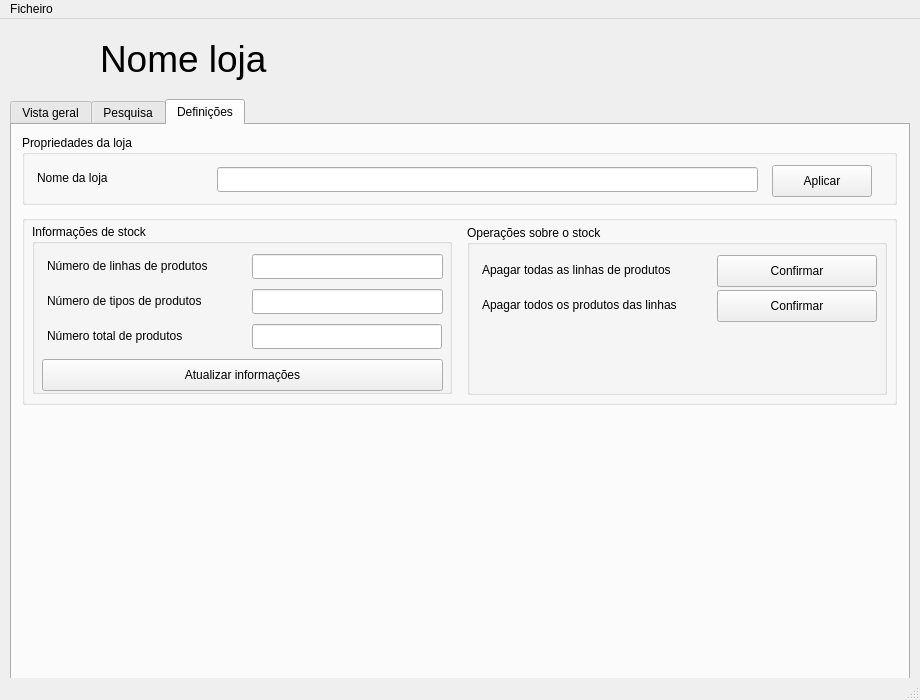
<?xml version="1.0" encoding="UTF-8"?>
<ui version="4.0">
 <class>MainMenu</class>
 <widget class="QMainWindow" name="MainMenu">
  <property name="geometry">
   <rect>
    <x>0</x>
    <y>0</y>
    <width>920</width>
    <height>700</height>
   </rect>
  </property>
  <property name="minimumSize">
   <size>
    <width>920</width>
    <height>525</height>
   </size>
  </property>
  <property name="maximumSize">
   <size>
    <width>925</width>
    <height>700</height>
   </size>
  </property>
  <property name="windowTitle">
   <string>MainMenu</string>
  </property>
  <widget class="QWidget" name="centralwidget">
   <widget class="QLabel" name="nomeLojaLab">
    <property name="geometry">
     <rect>
      <x>100</x>
      <y>15</y>
      <width>800</width>
      <height>50</height>
     </rect>
    </property>
    <property name="maximumSize">
     <size>
      <width>800</width>
      <height>300</height>
     </size>
    </property>
    <property name="font">
     <font>
      <pointsize>28</pointsize>
     </font>
    </property>
    <property name="text">
     <string>Nome loja</string>
    </property>
    <property name="textFormat">
     <enum>Qt::TextFormat::AutoText</enum>
    </property>
   </widget>
   <widget class="QLabel" name="logoLoja">
    <property name="geometry">
     <rect>
      <x>19</x>
      <y>15</y>
      <width>71</width>
      <height>50</height>
     </rect>
    </property>
    <property name="maximumSize">
     <size>
      <width>300</width>
      <height>300</height>
     </size>
    </property>
    <property name="font">
     <font>
      <pointsize>20</pointsize>
     </font>
    </property>
    <property name="autoFillBackground">
     <bool>true</bool>
    </property>
    <property name="text">
     <string/>
    </property>
    <property name="textFormat">
     <enum>Qt::TextFormat::AutoText</enum>
    </property>
    <property name="pixmap">
     <pixmap>../../../../../../../../../../../../../../../../../.designer/backup/logo.png</pixmap>
    </property>
   </widget>
   <widget class="QTabWidget" name="tabWidget">
    <property name="geometry">
     <rect>
      <x>10</x>
      <y>80</y>
      <width>900</width>
      <height>581</height>
     </rect>
    </property>
    <property name="currentIndex">
     <number>2</number>
    </property>
    <widget class="QWidget" name="tabVistaGeral">
     <attribute name="title">
      <string>Vista geral</string>
     </attribute>
     <widget class="QGroupBox" name="infoProdGB">
      <property name="geometry">
       <rect>
        <x>348</x>
        <y>240</y>
        <width>540</width>
        <height>300</height>
       </rect>
      </property>
      <property name="title">
       <string>Informações do produto</string>
      </property>
      <widget class="QLabel" name="codigoLab">
       <property name="geometry">
        <rect>
         <x>10</x>
         <y>30</y>
         <width>250</width>
         <height>15</height>
        </rect>
       </property>
       <property name="text">
        <string>Código interno</string>
       </property>
      </widget>
      <widget class="QLineEdit" name="codigoText">
       <property name="geometry">
        <rect>
         <x>10</x>
         <y>50</y>
         <width>250</width>
         <height>25</height>
        </rect>
       </property>
       <property name="text">
        <string/>
       </property>
       <property name="readOnly">
        <bool>true</bool>
       </property>
       <property name="placeholderText">
        <string notr="true"/>
       </property>
      </widget>
      <widget class="QLineEdit" name="nomeText">
       <property name="geometry">
        <rect>
         <x>280</x>
         <y>50</y>
         <width>250</width>
         <height>25</height>
        </rect>
       </property>
       <property name="text">
        <string/>
       </property>
       <property name="readOnly">
        <bool>true</bool>
       </property>
       <property name="placeholderText">
        <string notr="true"/>
       </property>
      </widget>
      <widget class="QLabel" name="nomeLab">
       <property name="geometry">
        <rect>
         <x>280</x>
         <y>30</y>
         <width>250</width>
         <height>15</height>
        </rect>
       </property>
       <property name="text">
        <string>Nome</string>
       </property>
      </widget>
      <widget class="QLineEdit" name="precoText">
       <property name="geometry">
        <rect>
         <x>10</x>
         <y>100</y>
         <width>250</width>
         <height>25</height>
        </rect>
       </property>
       <property name="text">
        <string/>
       </property>
       <property name="readOnly">
        <bool>true</bool>
       </property>
       <property name="placeholderText">
        <string notr="true"/>
       </property>
       <property name="clearButtonEnabled">
        <bool>false</bool>
       </property>
      </widget>
      <widget class="QLabel" name="precoLab">
       <property name="geometry">
        <rect>
         <x>10</x>
         <y>80</y>
         <width>250</width>
         <height>15</height>
        </rect>
       </property>
       <property name="text">
        <string>Preço</string>
       </property>
      </widget>
      <widget class="QLineEdit" name="quantText">
       <property name="geometry">
        <rect>
         <x>280</x>
         <y>100</y>
         <width>250</width>
         <height>25</height>
        </rect>
       </property>
       <property name="text">
        <string/>
       </property>
       <property name="readOnly">
        <bool>true</bool>
       </property>
       <property name="placeholderText">
        <string notr="true"/>
       </property>
      </widget>
      <widget class="QLabel" name="quantLab">
       <property name="geometry">
        <rect>
         <x>280</x>
         <y>80</y>
         <width>250</width>
         <height>15</height>
        </rect>
       </property>
       <property name="text">
        <string>Quantidade</string>
       </property>
      </widget>
      <widget class="QGroupBox" name="outrosparamGB">
       <property name="geometry">
        <rect>
         <x>10</x>
         <y>130</y>
         <width>521</width>
         <height>161</height>
        </rect>
       </property>
       <property name="title">
        <string>Outros parâmetros</string>
       </property>
       <widget class="QTableWidget" name="tableWidget_2">
        <property name="geometry">
         <rect>
          <x>10</x>
          <y>30</y>
          <width>500</width>
          <height>120</height>
         </rect>
        </property>
        <attribute name="horizontalHeaderHighlightSections">
         <bool>false</bool>
        </attribute>
        <attribute name="verticalHeaderMinimumSectionSize">
         <number>21</number>
        </attribute>
        <column>
         <property name="text">
          <string>Nome</string>
         </property>
        </column>
        <column>
         <property name="text">
          <string>Valor</string>
         </property>
        </column>
       </widget>
      </widget>
     </widget>
     <widget class="QGroupBox" name="modelosGB">
      <property name="geometry">
       <rect>
        <x>348</x>
        <y>0</y>
        <width>540</width>
        <height>230</height>
       </rect>
      </property>
      <property name="title">
       <string>Modelos</string>
      </property>
      <widget class="QListView" name="modelosLV">
       <property name="geometry">
        <rect>
         <x>10</x>
         <y>30</y>
         <width>520</width>
         <height>160</height>
        </rect>
       </property>
       <property name="sizePolicy">
        <sizepolicy hsizetype="Preferred" vsizetype="Preferred">
         <horstretch>0</horstretch>
         <verstretch>0</verstretch>
        </sizepolicy>
       </property>
      </widget>
      <widget class="QPushButton" name="adModeloBtn">
       <property name="geometry">
        <rect>
         <x>10</x>
         <y>195</y>
         <width>40</width>
         <height>32</height>
        </rect>
       </property>
       <property name="text">
        <string>+</string>
       </property>
      </widget>
      <widget class="QPushButton" name="edModeloBtn">
       <property name="geometry">
        <rect>
         <x>100</x>
         <y>195</y>
         <width>40</width>
         <height>32</height>
        </rect>
       </property>
       <property name="text">
        <string/>
       </property>
       <property name="icon">
        <iconset theme="mail-message-new"/>
       </property>
      </widget>
      <widget class="QPushButton" name="delModeloBtn">
       <property name="geometry">
        <rect>
         <x>55</x>
         <y>195</y>
         <width>40</width>
         <height>32</height>
        </rect>
       </property>
       <property name="text">
        <string>-</string>
       </property>
      </widget>
     </widget>
     <widget class="QGroupBox" name="linhasGB">
      <property name="geometry">
       <rect>
        <x>8</x>
        <y>0</y>
        <width>150</width>
        <height>540</height>
       </rect>
      </property>
      <property name="title">
       <string>Linhas</string>
      </property>
      <widget class="QListView" name="linhasLV">
       <property name="geometry">
        <rect>
         <x>10</x>
         <y>30</y>
         <width>130</width>
         <height>471</height>
        </rect>
       </property>
      </widget>
      <widget class="QPushButton" name="adMarcaBtn">
       <property name="geometry">
        <rect>
         <x>10</x>
         <y>505</y>
         <width>40</width>
         <height>32</height>
        </rect>
       </property>
       <property name="text">
        <string>+</string>
       </property>
      </widget>
      <widget class="QPushButton" name="delMarcaBtn">
       <property name="geometry">
        <rect>
         <x>55</x>
         <y>505</y>
         <width>40</width>
         <height>32</height>
        </rect>
       </property>
       <property name="text">
        <string>-</string>
       </property>
      </widget>
      <widget class="QPushButton" name="edMarcaBtn">
       <property name="geometry">
        <rect>
         <x>100</x>
         <y>505</y>
         <width>40</width>
         <height>32</height>
        </rect>
       </property>
       <property name="text">
        <string/>
       </property>
       <property name="icon">
        <iconset theme="mail-message-new"/>
       </property>
      </widget>
     </widget>
     <widget class="QGroupBox" name="produtosGB">
      <property name="geometry">
       <rect>
        <x>178</x>
        <y>0</y>
        <width>150</width>
        <height>540</height>
       </rect>
      </property>
      <property name="title">
       <string>Produtos</string>
      </property>
      <widget class="QListView" name="produtosLV">
       <property name="geometry">
        <rect>
         <x>10</x>
         <y>30</y>
         <width>130</width>
         <height>471</height>
        </rect>
       </property>
       <property name="sizePolicy">
        <sizepolicy hsizetype="Preferred" vsizetype="Preferred">
         <horstretch>0</horstretch>
         <verstretch>0</verstretch>
        </sizepolicy>
       </property>
      </widget>
      <widget class="QPushButton" name="adItemBtn">
       <property name="geometry">
        <rect>
         <x>10</x>
         <y>505</y>
         <width>40</width>
         <height>32</height>
        </rect>
       </property>
       <property name="text">
        <string>+</string>
       </property>
      </widget>
      <widget class="QPushButton" name="edItemBtn">
       <property name="geometry">
        <rect>
         <x>100</x>
         <y>505</y>
         <width>40</width>
         <height>32</height>
        </rect>
       </property>
       <property name="text">
        <string/>
       </property>
       <property name="icon">
        <iconset theme="mail-message-new"/>
       </property>
      </widget>
      <widget class="QPushButton" name="delItemBtn">
       <property name="geometry">
        <rect>
         <x>55</x>
         <y>505</y>
         <width>40</width>
         <height>32</height>
        </rect>
       </property>
       <property name="text">
        <string>-</string>
       </property>
      </widget>
     </widget>
    </widget>
    <widget class="QWidget" name="tabPesquisa">
     <attribute name="title">
      <string>Pesquisa</string>
     </attribute>
     <widget class="QLineEdit" name="produtoTE_2">
      <property name="geometry">
       <rect>
        <x>140</x>
        <y>11</y>
        <width>741</width>
        <height>25</height>
       </rect>
      </property>
      <property name="placeholderText">
       <string>Valor</string>
      </property>
     </widget>
     <widget class="QPushButton" name="procuraBtn_2">
      <property name="geometry">
       <rect>
        <x>10</x>
        <y>50</y>
        <width>871</width>
        <height>32</height>
       </rect>
      </property>
      <property name="text">
       <string>Procurar</string>
      </property>
     </widget>
     <widget class="QComboBox" name="catPesqDD">
      <property name="geometry">
       <rect>
        <x>10</x>
        <y>10</y>
        <width>130</width>
        <height>30</height>
       </rect>
      </property>
      <property name="editable">
       <bool>false</bool>
      </property>
      <property name="currentText">
       <string/>
      </property>
      <property name="placeholderText">
       <string>Selecionar</string>
      </property>
      <item>
       <property name="text">
        <string>Código</string>
       </property>
      </item>
      <item>
       <property name="text">
        <string>Produto</string>
       </property>
      </item>
      <item>
       <property name="text">
        <string>Lista</string>
       </property>
      </item>
      <item>
       <property name="text">
        <string>Modelo</string>
       </property>
      </item>
      <item>
       <property name="text">
        <string>Parâmetro</string>
       </property>
      </item>
     </widget>
     <widget class="QGroupBox" name="resultPesqGB">
      <property name="geometry">
       <rect>
        <x>10</x>
        <y>90</y>
        <width>875</width>
        <height>450</height>
       </rect>
      </property>
      <property name="title">
       <string>Resultado da pesquisa</string>
      </property>
      <widget class="QLabel" name="ordenarLab">
       <property name="geometry">
        <rect>
         <x>15</x>
         <y>420</y>
         <width>61</width>
         <height>16</height>
        </rect>
       </property>
       <property name="text">
        <string>Ordenar</string>
       </property>
      </widget>
      <widget class="QTableWidget" name="tableWidget">
       <property name="geometry">
        <rect>
         <x>10</x>
         <y>30</y>
         <width>850</width>
         <height>410</height>
        </rect>
       </property>
       <property name="rowCount">
        <number>0</number>
       </property>
       <property name="columnCount">
        <number>5</number>
       </property>
       <column>
        <property name="text">
         <string>Código Interno</string>
        </property>
       </column>
       <column>
        <property name="text">
         <string>Nome</string>
        </property>
       </column>
       <column>
        <property name="text">
         <string>Modelo</string>
        </property>
       </column>
       <column>
        <property name="text">
         <string>Quantidade</string>
        </property>
       </column>
       <column>
        <property name="text">
         <string>Preço</string>
        </property>
       </column>
      </widget>
     </widget>
    </widget>
    <widget class="QWidget" name="tabDefinicoes">
     <attribute name="title">
      <string>Definições</string>
     </attribute>
     <widget class="QGroupBox" name="propGB">
      <property name="geometry">
       <rect>
        <x>10</x>
        <y>10</y>
        <width>875</width>
        <height>70</height>
       </rect>
      </property>
      <property name="title">
       <string>Propriedades da loja</string>
      </property>
      <widget class="QLabel" name="nomeLojaModLab">
       <property name="geometry">
        <rect>
         <x>15</x>
         <y>30</y>
         <width>161</width>
         <height>25</height>
        </rect>
       </property>
       <property name="text">
        <string>Nome da loja</string>
       </property>
      </widget>
      <widget class="QLineEdit" name="nomeLojaModText">
       <property name="geometry">
        <rect>
         <x>195</x>
         <y>32</y>
         <width>541</width>
         <height>25</height>
        </rect>
       </property>
      </widget>
      <widget class="QPushButton" name="nomeLojaModBtn">
       <property name="geometry">
        <rect>
         <x>750</x>
         <y>30</y>
         <width>100</width>
         <height>32</height>
        </rect>
       </property>
       <property name="text">
        <string>Aplicar</string>
       </property>
      </widget>
     </widget>
     <widget class="QGroupBox" name="stockGB">
      <property name="geometry">
       <rect>
        <x>10</x>
        <y>90</y>
        <width>875</width>
        <height>190</height>
       </rect>
      </property>
      <property name="title">
       <string/>
      </property>
      <widget class="QGroupBox" name="infoStockGB">
       <property name="geometry">
        <rect>
         <x>10</x>
         <y>9</y>
         <width>420</width>
         <height>170</height>
        </rect>
       </property>
       <property name="title">
        <string>Informações de stock</string>
       </property>
       <widget class="QLabel" name="numLinhasStockLab">
        <property name="geometry">
         <rect>
          <x>15</x>
          <y>32</y>
          <width>230</width>
          <height>20</height>
         </rect>
        </property>
        <property name="text">
         <string>Número de linhas de produtos</string>
        </property>
       </widget>
       <widget class="QLabel" name="numProdutosStockLbl">
        <property name="geometry">
         <rect>
          <x>15</x>
          <y>102</y>
          <width>230</width>
          <height>20</height>
         </rect>
        </property>
        <property name="text">
         <string>Número total de produtos</string>
        </property>
       </widget>
       <widget class="QLabel" name="numTiposStockLab">
        <property name="geometry">
         <rect>
          <x>15</x>
          <y>67</y>
          <width>230</width>
          <height>20</height>
         </rect>
        </property>
        <property name="text">
         <string>Número de tipos de produtos</string>
        </property>
       </widget>
       <widget class="QLineEdit" name="numLinhasStockText">
        <property name="geometry">
         <rect>
          <x>220</x>
          <y>30</y>
          <width>191</width>
          <height>25</height>
         </rect>
        </property>
        <property name="readOnly">
         <bool>true</bool>
        </property>
       </widget>
       <widget class="QLineEdit" name="numTiposStockText">
        <property name="geometry">
         <rect>
          <x>220</x>
          <y>65</y>
          <width>191</width>
          <height>25</height>
         </rect>
        </property>
        <property name="readOnly">
         <bool>true</bool>
        </property>
       </widget>
       <widget class="QLineEdit" name="numProdutosStockText">
        <property name="geometry">
         <rect>
          <x>220</x>
          <y>100</y>
          <width>190</width>
          <height>25</height>
         </rect>
        </property>
        <property name="readOnly">
         <bool>true</bool>
        </property>
       </widget>
       <widget class="QPushButton" name="atualizarStockInfoBtn">
        <property name="geometry">
         <rect>
          <x>10</x>
          <y>135</y>
          <width>401</width>
          <height>32</height>
         </rect>
        </property>
        <property name="text">
         <string>Atualizar informações</string>
        </property>
       </widget>
      </widget>
      <widget class="QGroupBox" name="opStockGB">
       <property name="geometry">
        <rect>
         <x>445</x>
         <y>10</y>
         <width>420</width>
         <height>170</height>
        </rect>
       </property>
       <property name="title">
        <string>Operações sobre o stock</string>
       </property>
       <widget class="QPushButton" name="apagaLinhasStockBtn">
        <property name="geometry">
         <rect>
          <x>250</x>
          <y>30</y>
          <width>160</width>
          <height>32</height>
         </rect>
        </property>
        <property name="text">
         <string>Confirmar</string>
        </property>
       </widget>
       <widget class="QLabel" name="apagaLinhasStockText">
        <property name="geometry">
         <rect>
          <x>15</x>
          <y>32</y>
          <width>221</width>
          <height>25</height>
         </rect>
        </property>
        <property name="text">
         <string>Apagar todas as linhas de produtos</string>
        </property>
       </widget>
       <widget class="QLabel" name="apagaProdutosStockText">
        <property name="geometry">
         <rect>
          <x>15</x>
          <y>67</y>
          <width>231</width>
          <height>25</height>
         </rect>
        </property>
        <property name="text">
         <string>Apagar todos os produtos das linhas</string>
        </property>
       </widget>
       <widget class="QPushButton" name="apagaProdutosStockBtn">
        <property name="geometry">
         <rect>
          <x>250</x>
          <y>65</y>
          <width>160</width>
          <height>32</height>
         </rect>
        </property>
        <property name="text">
         <string>Confirmar</string>
        </property>
       </widget>
      </widget>
     </widget>
    </widget>
   </widget>
  </widget>
  <widget class="QMenuBar" name="menubar">
   <property name="geometry">
    <rect>
     <x>0</x>
     <y>0</y>
     <width>920</width>
     <height>24</height>
    </rect>
   </property>
   <widget class="QMenu" name="menuFicheiro">
    <property name="title">
     <string>Ficheiro</string>
    </property>
   </widget>
   <addaction name="menuFicheiro"/>
  </widget>
  <widget class="QStatusBar" name="statusbar"/>
 </widget>
 <resources/>
 <connections/>
</ui>
